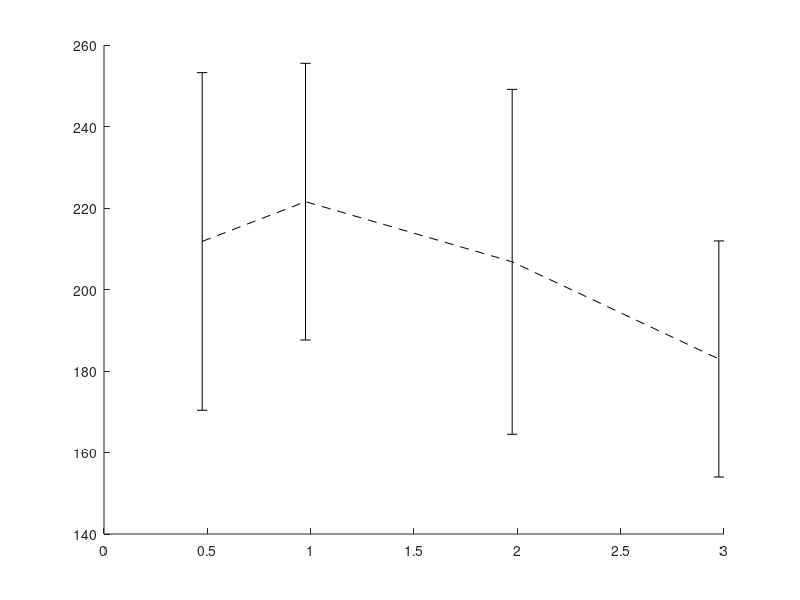

Recreate this plot in MATLAB. (Note: this script raises an error after producing the figure.)
%% Cross-pacing rate translation of the effect of drugs administration
% (ion channel blockers or ISO) observed in rabbit myocytes

close all
clear
clc

%% Perturbation selection
drug_index = 1; % 1 INaL, 2 Ito, 3 Ik1, 4 Ikr, 5 Iks, 6 Ikca, 7 ISO

% List of perturbations:
% 1) INaL inhibition (GS-967 pretreatment) 1 uM
% 2) Ito inhibition (4-AP pretreatment) 5 mM
% 3) IK1 inhibition (PA-6 pretreatment) 200 nM
% 4) IKr inhibition (E-4031 pretreatment) 1 uM
% 5) IKs inhibition (HMR-1556 pretreatment) 1 uM
% 6) IKCa inhibition (Apamin pretreatment) 100 nM
% 7) ISO administration (30 nM)

%% Load and plot experimental data (Hegyi et al. 2021)
disp('Rabbit - Exp data from Hegyi et al. 2021')

color_rabbit_1Hz = [0.65 0.65 0.65];
color_rabbit = [0.85 0.33 0.1];

Freq = [0.5 1 2 3];

% Control
APD50_data = [163.2582754	9.284659681	18;	170.1345514	7.371768043	18;	151.2051578	9.072109889	18;	125.3984221	6.361444887	18];
APD90_data = [211.7963255	9.763974846	18;	221.5581439	8.001801947	18;	206.7929628	9.97623836	18;	182.9544444	6.826626298	18];

APD50_control = APD50_data(:,1); APD50_SEM_control = APD50_data(:,2); APD50_STD_control = APD50_data(:,2).*sqrt(APD50_data(:,3));
APD90_control = APD90_data(:,1); APD90_SEM_control = APD90_data(:,2); APD90_STD_control = APD90_data(:,2).*sqrt(APD90_data(:,3));
n_control = 18;

% INaL inhibition (GS-967 pretreatment)
APD50_data = [118.241086	16.58308567	4;	125.5849715	8.266857887	7;	129.7720005	13.12310024 4;	111.113333	9.221632951	4];
APD90_data = [160.9841887	11.42294522	4;	164.0821719	7.121177946	7;	166.5623997	9.344941888	4;	148.2331996	5.445881986	4];

APD50_inal = APD50_data(:,1); APD50_SEM_inal = APD50_data(:,2); APD50_STD_inal = APD50_data(:,2).*sqrt(APD50_data(:,3));
APD90_inal = APD90_data(:,1); APD90_SEM_inal = APD90_data(:,2); APD90_STD_inal = APD90_data(:,2).*sqrt(APD90_data(:,3));
n_inal = 4;

% Ito inhibition (4-AP pretreatment)
APD50_data = [230.9499463	10.21168587	8;	199.3782857	6.602695984	16;	172.0098667	8.95065952	6;	135.9499338	7.910797747	6];
APD90_data = [275.0768542	10.3110336	8;	247.7622858	6.788192816	16;	215.0495336	9.873405458	6;	178.1584667	8.299868032	6];

APD50_ito = APD50_data(:,1); APD50_SEM_ito = APD50_data(:,2); APD50_STD_ito = APD50_data(:,2).*sqrt(APD50_data(:,3));
APD90_ito = APD90_data(:,1); APD90_SEM_ito = APD90_data(:,2); APD90_STD_ito = APD90_data(:,2).*sqrt(APD90_data(:,3));
n_ito = 6;%8;

% IK1 inhibition (PA-6 pretreatment)
APD50_data = [174.8469471	17.69209532	11;	179.798764	14.34862108	11;	165.6217816	10.95720211	11;	138.369818	8.031444782	11];
APD90_data = [255.3053426	16.57819902	11;	257.21142	12.92680855	11;	231.82782	10.68066117	11;	196.38782	7.70120974	11];

APD50_ik1 = APD50_data(:,1); APD50_SEM_ik1 = APD50_data(:,2); APD50_STD_ik1 = APD50_data(:,2).*sqrt(APD50_data(:,3));
APD90_ik1 = APD90_data(:,1); APD90_SEM_ik1 = APD90_data(:,2); APD90_STD_ik1 = APD90_data(:,2).*sqrt(APD90_data(:,3));
n_ik1 = 10;

% IKr inhibition (E-4031 pretreatment)
APD50_data = [209.8423873	7.839285195	9;	203.49804	6.71191419	10;	180.4156802	6.713989007	10;	141.3352003	6.181357268	10];
APD90_data = [266.8963775	5.839530165	9;	260.10124	3.748317632	10;	236.2891198	5.80666467	10;	193.7738798	3.818453697	10];

APD50_ikr = APD50_data(:,1); APD50_SEM_ikr = APD50_data(:,2); APD50_STD_ikr = APD50_data(:,2).*sqrt(APD50_data(:,3));
APD90_ikr = APD90_data(:,1); APD90_SEM_ikr = APD90_data(:,2); APD90_STD_ikr = APD90_data(:,2).*sqrt(APD90_data(:,3));
n_ikr = 9;

% IKs inhibition (HMR-1556 pretreatment)
APD50_data = [159.2978302	9.786793325	10;	166.27536	9.880192926	10;	163.5300799	5.817173784	10;	142.6277602	5.576759108	10];
APD90_data = [209.76083	10.95215207	10;	215.05304	10.33047524	10;	209.61532	5.703759419	10;	186.0128	5.072987137	10];

APD50_iks = APD50_data(:,1); APD50_SEM_iks = APD50_data(:,2); APD50_STD_iks = APD50_data(:,2).*sqrt(APD50_data(:,3));
APD90_iks = APD90_data(:,1); APD90_SEM_iks = APD90_data(:,2); APD90_STD_iks = APD90_data(:,2).*sqrt(APD90_data(:,3));
n_iks = 10;

% IKCa inhibition (Apamin pretreatment)
APD50_data = [166.7460084	10.3661082	7;	172.6949999	7.216544081	8;	153.7113001	6.619783622	8;	123.0636505	5.622938692	8];
APD90_data = [216.00018	9.745737495	7;	223.2250002	5.832823164	8;	202.3856	4.982563417	8;	170.29495	3.824706403	8];

APD50_ikca = APD50_data(:,1); APD50_SEM_ikca = APD50_data(:,2); APD50_STD_ikca = APD50_data(:,2).*sqrt(APD50_data(:,3));
APD90_ikca = APD90_data(:,1); APD90_SEM_ikca = APD90_data(:,2); APD90_STD_ikca = APD90_data(:,2).*sqrt(APD90_data(:,3));
n_ikca = 7;

% ISO
APD50_data = [146.7841487	10.66501524	6;	150.5785142	6.6650293	7;	137.7037999	5.855803388	10;	115.4536667	3.989066413	6];
APD90_data = [186.43485	8.856615372	6;	188.19817	5.262625723	7;	173.52693	3.916940618	10;	147.9958	2.349790371	6];

APD50_iso = APD50_data(:,1); APD50_SEM_iso = APD50_data(:,2); APD50_STD_iso = APD50_data(:,2).*sqrt(APD50_data(:,3));
APD90_iso = APD90_data(:,1); APD90_SEM_iso = APD90_data(:,2); APD90_STD_iso = APD90_data(:,2).*sqrt(APD90_data(:,3));
n_iso = 6;

shift_ctrl_90 = -0.025;
shift_ctrl_50 = +0.025;
shift_drug_90 = 0;
shift_drug_50 = +0.05;

if drug_index == 1
    disp('Cross-frequency translation of INaL block')
    
    figure,set(gcf,'color','w'),hold on
    errorbar(Freq+shift_ctrl_90,APD90_control,APD90_STD_control,'k--','LineWidth',1)
    errorbar(Freq+shift_ctrl_50,APD50_control,APD50_STD_control,'r--','LineWidth',1)
    errorbar(Freq+shift_drug_90,APD90_inal,APD90_STD_inal,'Color',[0.5 0.5 0.5],'LineWidth',1)
    errorbar(Freq+shift_drug_50,APD50_inal,APD50_STD_inal,'Color',[0.850980392156863 0.329411764705882 0.101960784313725],'LineWidth',1)
    set(gca,'box','off','tickdir','out','fontsize',12)
    xlabel('Frequency (Hz)'),xlim([0.25 3.25])
    ylabel('APD (ms)'),ylim([0 300])
    title('Rabbit - INaL block')
    legend('APD90 ctrl','APD50 ctrl','APD90 drug','APD50 drug')
elseif drug_index == 2
    disp('Cross-frequency translation of Ito block')
    
    figure,set(gcf,'color','w'),hold on
    errorbar(Freq+shift_ctrl_90,APD90_control,APD90_STD_control,'k--','LineWidth',1)
    errorbar(Freq+shift_ctrl_50,APD50_control,APD50_STD_control,'r--','LineWidth',1)
    errorbar(Freq+shift_drug_90,APD90_ito,APD90_STD_ito,'Color',[0.5 0.5 0.5],'LineWidth',1)
    errorbar(Freq+shift_drug_50,APD50_ito,APD50_STD_ito,'Color',[0.850980392156863 0.329411764705882 0.101960784313725],'LineWidth',1)
    set(gca,'box','off','tickdir','out','fontsize',12)
    xlabel('Frequency (Hz)'),xlim([0.25 3.25])
    ylabel('APD (ms)'),ylim([0 350])
    title('Rabbit - Ito block')
    legend('APD90 ctrl','APD50 ctrl','APD90 drug','APD50 drug')
elseif drug_index == 3
    disp('Cross-frequency translation of IK1 block')
    
    figure,set(gcf,'color','w'),hold on
    errorbar(Freq+shift_ctrl_90,APD90_control,APD90_STD_control,'k--','LineWidth',1)
    errorbar(Freq+shift_ctrl_50,APD50_control,APD50_STD_control,'r--','LineWidth',1)
    errorbar(Freq+shift_drug_90,APD90_ik1,APD90_STD_ik1,'Color',[0.5 0.5 0.5],'LineWidth',1)
    errorbar(Freq+shift_drug_50,APD50_ik1,APD50_STD_ik1,'Color',[0.850980392156863 0.329411764705882 0.101960784313725],'LineWidth',1)
    set(gca,'box','off','tickdir','out','fontsize',12)
    xlabel('Frequency (Hz)'),xlim([0.25 3.25])
    ylabel('APD (ms)'),ylim([0 350])
    title('Rabbit - IK1 block')
    legend('APD90 ctrl','APD50 ctrl','APD90 drug','APD50 drug')
elseif drug_index == 4
    disp('Cross-frequency translation of IKr block')
    
    figure,set(gcf,'color','w'),hold on
    errorbar(Freq+shift_ctrl_90,APD90_control,APD90_STD_control,'k--','LineWidth',1)
    errorbar(Freq+shift_ctrl_50,APD50_control,APD50_STD_control,'r--','LineWidth',1)
    errorbar(Freq+shift_drug_90,APD90_ikr,APD90_STD_ikr,'Color',[0.5 0.5 0.5],'LineWidth',1)
    errorbar(Freq+shift_drug_50,APD50_ikr,APD50_STD_ikr,'Color',[0.850980392156863 0.329411764705882 0.101960784313725],'LineWidth',1)
    set(gca,'box','off','tickdir','out','fontsize',12)
    xlabel('Frequency (Hz)'),xlim([0.25 3.25])
    ylabel('APD (ms)'),ylim([0 350])
    title('Rabbit - IKr block')
    legend('APD90 ctrl','APD50 ctrl','APD90 drug','APD50 drug')
elseif drug_index == 5
    disp('Cross-frequency translation of IKs block')
    
    figure,set(gcf,'color','w'),hold on
    errorbar(Freq+shift_ctrl_90,APD90_control,APD90_STD_control,'k--','LineWidth',1)
    errorbar(Freq+shift_ctrl_50,APD50_control,APD50_STD_control,'r--','LineWidth',1)
    errorbar(Freq+shift_drug_90,APD90_iks,APD90_STD_iks,'Color',[0.5 0.5 0.5],'LineWidth',1)
    errorbar(Freq+shift_drug_50,APD50_iks,APD50_STD_iks,'Color',[0.850980392156863 0.329411764705882 0.101960784313725],'LineWidth',1)
    set(gca,'box','off','tickdir','out','fontsize',12)
    xlabel('Frequency (Hz)'),xlim([0.25 3.25])
    ylabel('APD (ms)'),ylim([0 350])
    title('Rabbit - IKs block')
    legend('APD90 ctrl','APD50 ctrl','APD90 drug','APD50 drug')
elseif drug_index == 6
    disp('Cross-frequency translation of IK,Ca block')
    
    figure,set(gcf,'color','w'),hold on
    errorbar(Freq+shift_ctrl_90,APD90_control,APD90_STD_control,'k--','LineWidth',1)
    errorbar(Freq+shift_ctrl_50,APD50_control,APD50_STD_control,'r--','LineWidth',1)
    errorbar(Freq+shift_drug_90,APD90_ikca,APD90_STD_ikca,'Color',[0.5 0.5 0.5],'LineWidth',1)
    errorbar(Freq+shift_drug_50,APD50_ikca,APD50_STD_ikca,'Color',[0.850980392156863 0.329411764705882 0.101960784313725],'LineWidth',1)
    set(gca,'box','off','tickdir','out','fontsize',12)
    xlabel('Frequency (Hz)'),xlim([0.25 3.25])
    ylabel('APD (ms)'),ylim([0 300]) % 300 supplement
    title('Rabbit - IK,Ca block')
    legend('APD90 ctrl','APD50 ctrl','APD90 drug','APD50 drug')
elseif drug_index == 7
    disp('Cross-frequency translation of ISO administration')
    
    figure,set(gcf,'color','w'),hold on
    errorbar(Freq+shift_ctrl_90,APD90_control,APD90_STD_control,'k--','LineWidth',1)
    errorbar(Freq+shift_ctrl_50,APD50_control,APD50_STD_control,'r--','LineWidth',1)
    errorbar(Freq+shift_drug_90,APD90_iso,APD90_STD_iso,'Color',[0.5 0.5 0.5],'LineWidth',1)
    errorbar(Freq+shift_drug_50,APD50_iso,APD50_STD_iso,'Color',[0.850980392156863 0.329411764705882 0.101960784313725],'LineWidth',1)
    set(gca,'box','off','tickdir','out','fontsize',12)
    xlabel('Frequency (Hz)'), xlim([0.25 3.25])
    ylabel('APD (ms)'),ylim([0 300])
    title('Rabbit - ISO')
    legend('APD90 ctrl','APD50 ctrl','APD90 iso','APD50 iso')
end

%% Translation
switch drug_index
    case 1
        APD50_drug = APD50_inal; APD50_SEM_drug = APD50_SEM_inal;
        APD90_drug = APD90_inal; APD90_SEM_drug = APD90_SEM_inal;
        n_drug = n_inal;
    case 2
        APD50_drug = APD50_ito; APD50_SEM_drug = APD50_SEM_ito;
        APD90_drug = APD90_ito; APD90_SEM_drug = APD90_SEM_ito;
        n_drug = n_ito;
    case 3
        APD50_drug = APD50_ik1; APD50_SEM_drug = APD50_SEM_ik1;
        APD90_drug = APD90_ik1; APD90_SEM_drug = APD90_SEM_ik1;
        n_drug = n_ik1;
    case 4
        APD50_drug = APD50_ikr; APD50_SEM_drug = APD50_SEM_ikr;
        APD90_drug = APD90_ikr; APD90_SEM_drug = APD90_SEM_ikr;
        n_drug = n_ikr;
    case 5
        APD50_drug = APD50_iks; APD50_SEM_drug = APD50_SEM_iks;
        APD90_drug = APD90_iks; APD90_SEM_drug = APD90_SEM_iks;
        n_drug = n_iks;
    case 6
        APD50_drug = APD50_ikca; APD50_SEM_drug = APD50_SEM_ikca;
        APD90_drug = APD90_ikca; APD90_SEM_drug = APD90_SEM_ikca;
        n_drug = n_ikca;
    case 7
        APD50_drug = APD50_iso; APD50_SEM_drug = APD50_SEM_iso;
        APD90_drug = APD90_iso; APD90_SEM_drug = APD90_SEM_iso;
        n_drug = n_iso;
end

pos_freq_input = 2; % 1 Hz
pos_freq_output = [1 3 4]; % 0.5, 2, 3 Hz

n_pop_fitting = zeros(1,length(pos_freq_output));
avg_R2_fitting = zeros(1,length(pos_freq_output));
avg_R2_validation = zeros(1,length(pos_freq_output));

for ii = 1:length(pos_freq_output)
    % Load input data
    load outputs_matrix_1500_0p1_300s_rabbit_COMMON % 1 Hz
    all_outputs_rabbit_control = all_outputs;
    
    switch pos_freq_output(ii)
        case 1
            disp('Control-1 to Control-0p5')
            
            load outputs_matrix_1500_0p1_300s_rabbit_COMMON_0p5Hz
            all_outputs_rabbit_control_0p5Hz = all_outputs;
            
            Xblock = all_outputs_rabbit_control;
            Yblock = all_outputs_rabbit_control_0p5Hz;
        case 3
            disp('Control-1 to Control-2')
            
            load outputs_matrix_1500_0p1_300s_rabbit_COMMON_2Hz
            all_outputs_rabbit_control_2Hz = all_outputs;
            
            Xblock = all_outputs_rabbit_control;
            Yblock = all_outputs_rabbit_control_2Hz;
        case 4
            disp('Control-1 to Control-3')
            
            load outputs_matrix_1500_0p1_300s_rabbit_COMMON_3Hz
            all_outputs_rabbit_control_3Hz = all_outputs;
            
            Xblock = all_outputs_rabbit_control;
            Yblock = all_outputs_rabbit_control_3Hz;
    end
    
    % Select outputs
    output_selection = [5 7]; % 2 outputs: APD90, APD50
    
    Xblock = Xblock(:,output_selection);
    Yblock = Yblock(:,output_selection);
    
    output_names = output_names(output_selection);
    output_units = output_units(output_selection);
    
    % N_outputs = length(output_names);
    
    output_names_X = output_names;
    output_units_X = output_units;
    
    N_outputs_X = length(output_names_X);
    
    output_names_Y = output_names;
    output_units_Y = output_units;
    
    % Check basic properties, and define X and Y
    % Exclude cells with outputs = 0
    good_trials = (Xblock(:,1)>0).*(Yblock(:,1)>0);
    good_trials_log = logical(good_trials);
    % Good count: number of good trials
    good_count_total = sum(good_trials_log);
    % Good_outputs: array with parameters from good trials only
    good_outputs_X = Xblock(good_trials_log,:);
    good_outputs_Y = Yblock(good_trials_log,:);
    %X = log(good_outputs_X);
    Y = log(good_outputs_Y);
    
    % % No check
    % good_count = N_trials;
    % X = log(Xblock);
    % Y = log(Yblock);
    
    %[N_trials N_outputs_X] = size(X);
    [N_trials N_outputs_Y] = size(Y);
    
    % Fitting vs Validation Groups
    Nval = 400;
    
    actual_inputs = good_outputs_X(end-Nval+1:end,:);
    actual_outputs = good_outputs_Y(end-Nval+1:end,:);
    
    good_count = good_count_total-Nval;
    X = log(good_outputs_X(1:end-Nval,:));
    Y = log(good_outputs_Y(1:end-Nval,:));
    
    % Plotting options
    color = [0 0 0]; % black
    
    plot_matrix = 0;
    plot_fitting = 0;
    plot_validation = 0;
    
    % Call the PLS routine
    N_fitting = good_count;
    
    % PLS - nipals algorithm (2003)
    [T,P,W,Wstar,U,B,C,Bpls,Bpls_star,Xhat,Yhat,R2x,R2y] = ...
        PLS_nipals(X,Y,rank(X));
    % N_pars, N_outputs, N_trials, good_count
    
    % Goodness of fit - R^2
    % Fraction of the variance in the dependent variable which is explained by the model
    
    % Calculate agreement of values predicted by regression (Yhat = Bpls*X) with original outputs (Y)
    % Assessment on log-transformed values
    SSYT = sum((Y-ones(good_count,1)*mean(Y)).^2);
    SSYR = sum((Yhat-ones(good_count,1)*mean(Y)).^2);
    R2each = SSYR./SSYT;
    avg_R2_fit = mean(R2each);
    
    % Assessment on (normal) values
    R2ord_fit = zeros(1,N_outputs_Y);
    R2adj_fit = zeros(1,N_outputs_Y);
    rmse_fit = zeros(1,N_outputs_Y);
    for i = 1:N_outputs_Y
        mdl = fitlm(exp(Y(:,i)),exp(Yhat(:,i)));
        R2ord_fit(i) = mdl.Rsquared.Ordinary;
        R2adj_fit(i) = mdl.Rsquared.Adjusted;
        rmse_fit(i) = mdl.RMSE;
    end
    R2ord_fit;
    R2adj_fit;
    
    R2_fit = R2adj_fit; % Values plotted in figures
    avg_R2calc_fit = mean(R2_fit);
    
    % Residual Standard Deviation
    % Standard deviation for a normal distribution, centered on the predicted regression line,
    % representing the distribution of actually observed values
    oSD = zeros(1,N_outputs_Y);
    rSD = zeros(1,N_outputs_Y);
    for i = 1:N_outputs_Y
        oSD(i) = std(exp(Y(:,i)));
        rSD(i) = sqrt(sum((exp(Yhat(:,i)) - exp(Y(:,i)) ).^2) / (good_count-2));
    end
    
    % Plot regression coefficients
    if plot_matrix == 1
        figure; set(gcf,'color','w')
        imagesc(Bpls'); colormap jet;
        set(gca,'box','off','tickdir','out','fontsize',14)
        set(gca,'YDir','normal')
        title('Regression coefficients');
        xlabel('Outputs 1');
        ylabel('Outputs 2');
        set(gca,'XTick',(1:N_outputs_X))
        set(gca,'XTickLabel',output_names_X)
        set(gca,'YTickLabel',output_names_Y)
        set(gca,'YTick',(1:N_outputs_Y))
        rotateXLabels(gca(), 90)
        colorbar
    end
    
    % Scatter plot
    N_figures = ceil(N_outputs_Y/10);
    
    if plot_fitting == 1
        dex1 = 1;
        for figdex = 1:N_figures
            figure
            set(gcf,'color','w','Position',[50,100,1500,750])
            for i = 1:10
                if dex1 <= N_outputs_Y
                    subplot(2,5,i),hold on
                    % Plot data points
                    factor = 1;
                    if (output_index == 1) && (i == 6 || i == 7), factor = 1e6; end
                    if (output_index == 2) && (i == 3 || i == 4), factor = 1e6; end
                    plot(factor*exp(Y(:,dex1)),factor*exp(Yhat(:,dex1)),'Marker','o','LineStyle','none','Color',color)
                    xlabel(['Actual ',output_names_Y{dex1}])
                    ylabel(['Predicted ',output_names_Y{dex1}])
                    title(['R^2 = ',num2str(R2_fit(dex1),4)])
                    set(gca,'box','off','tickdir','out','fontsize',12)
                    % Plot identity line
                    ylim_ind = get(gca,'ylim') ;
                    xlim_ind = get(gca,'xlim') ;
                    minpoint = min([ylim_ind(1),xlim_ind(1)]);
                    maxpoint = max([ylim_ind(2),xlim_ind(2)]);
                    plot([minpoint, maxpoint],[minpoint,maxpoint],'--k')
                    xlim([minpoint, maxpoint])
                    ylim([minpoint, maxpoint])
                    dex1 = dex1+1;
                end
            end
        end
    end
    
    % Validation
    N_validation = Nval;
    
    predicted_outputs = actual_outputs*0;
    for i = 1:Nval
        cell_index = i;
        inputs = actual_inputs(cell_index,:);
        x = log(inputs);
        xz = (x-mean(X))./std(X);
        
        yz = xz*Bpls;
        %    yz = xz;
        y = yz.*std(Y)+mean(Y);
        predicted_outputs(i,:) = exp(y);
    end
    
    R2ord = zeros(1,N_outputs_Y);
    R2adj = zeros(1,N_outputs_Y);
    rmse_val = zeros(1,N_outputs_Y);
    for i = 1:N_outputs_Y
        mdl = fitlm(actual_outputs(:,i),predicted_outputs(:,i));
        R2ord(i) = mdl.Rsquared.Ordinary;
        R2adj(i) = mdl.Rsquared.Adjusted;
        rmse_val(i) = mdl.RMSE;
    end
    R2ord;
    R2adj;
    R2 = R2adj;
    avg_R2_val = mean(R2);
    
    % Residual Standard Deviation
    % Standard deviation for a normal distribution, centered on the predicted regression line,
    % representing the distribution of actually observed values
    oSD_val = zeros(1,N_outputs_Y);
    rSD_val = zeros(1,N_outputs_Y);
    for i = 1:N_outputs_Y
        oSD_val(i) = std(actual_outputs(:,i));
        rSD_val(i) = sqrt(sum((predicted_outputs(:,i) - actual_outputs(:,i) ).^2) / (N_validation-2));
    end
    
    %plot_validation = 1;
    if plot_validation == 1
        dex1 = 1;
        for figdex = 1:N_figures
            figure
            set(gcf,'color','w','Position',[50,100,1500,750])
            for i = 1:10
                if dex1 <= N_outputs_Y
                    subplot(2,5,i),hold on
                    % Plot data points
                    factor = 1;
                    if (output_index == 1) && (i == 6 || i == 7), factor = 1e6; end
                    if (output_index == 2) && (i == 3 || i == 4), factor = 1e6; end
                    plot(factor*actual_outputs(:,dex1),factor*predicted_outputs(:,dex1),'Marker','o','LineStyle','none')%,'Color',color)
                    xlabel(['Actual ',output_names_Y{dex1}])
                    ylabel(['Predicted ',output_names_Y{dex1}])
                    title(['R^2 = ',num2str(R2(dex1),4)])
                    set(gca,'box','off','tickdir','out','fontsize',14)
                    % Plot identity line
                    ylim_ind = get(gca,'ylim') ;
                    xlim_ind = get(gca,'xlim') ;
                    minpoint = min([ylim_ind(1),xlim_ind(1)]);
                    maxpoint = max([ylim_ind(2),xlim_ind(2)]);
                    plot([minpoint, maxpoint],[minpoint,maxpoint],'--k')
                    xlim([minpoint, maxpoint])
                    ylim([minpoint, maxpoint])
                    dex1 = dex1+1;
                end
            end
        end
    end
    
    n_pop_fitting(ii) = N_fitting;
    avg_R2_fitting(ii) = avg_R2_fit;
    avg_R2_validation(ii) = avg_R2_val;
    
    % Control
    rabbit_control = [APD90_control(pos_freq_input) APD50_control(pos_freq_input)]; % control rabbit 1 Hz
    rabbit_control_sem = [APD90_SEM_control(pos_freq_input) APD50_SEM_control(pos_freq_input)];
    rabbit_control_std = rabbit_control_sem*sqrt(n_control);
    rabbit_control_xHz = [APD90_control(pos_freq_output(ii)) APD50_control(pos_freq_output(ii))]; % control rabbit 0.5, 2, 3 Hz
    rabbit_control_xHz_sem = [APD90_SEM_control(pos_freq_output(ii)) APD50_SEM_control(pos_freq_output(ii))];
    rabbit_control_xHz_std = rabbit_control_xHz_sem*sqrt(n_control);
    % Drug
    rabbit_drug = [APD90_drug(pos_freq_input) APD50_drug(pos_freq_input)]; % drug rabbit 1 Hz
    rabbit_drug_sem = [APD90_SEM_drug(pos_freq_input) APD50_SEM_drug(pos_freq_input)];
    rabbit_drug_std = rabbit_drug_sem*sqrt(n_drug);
    rabbit_drug_xHz = [APD90_drug(pos_freq_output(ii)) APD50_drug(pos_freq_output(ii))]; % drug rabbit 0.5, 2, 3 Hz
    rabbit_drug_xHz_sem = [APD90_SEM_drug(pos_freq_output(ii)) APD50_SEM_drug(pos_freq_output(ii))];
    rabbit_drug_xHz_std = rabbit_drug_xHz_sem*sqrt(n_drug);
    
    % Ratio (drug/drug-free)
    ratio_rabbit_std = (rabbit_drug./rabbit_control).*sqrt((rabbit_drug_std./rabbit_drug).^2+(rabbit_control_std./rabbit_control).^2);
    ratio_rabbit_xHz_std = (rabbit_drug_xHz./rabbit_control_xHz).*sqrt((rabbit_drug_xHz_std./rabbit_drug_xHz).^2+(rabbit_control_xHz_std./rabbit_control_xHz).^2);
    ratio_rabbit_sem = ratio_rabbit_std./sqrt(n_drug);
    ratio_rabbit_xHz_sem = ratio_rabbit_xHz_std./sqrt(n_drug);
    
    % Simulated data (control)
    rabbit_sim = mean(good_outputs_X);
    rabbit_sim_std = std(good_outputs_X);
    rabbit_xHz_sim = mean(good_outputs_Y);
    rabbt_xHz_sim_std = std(good_outputs_Y);
    
    % Predicition (with normalized drug-effect)
    actual_outputs = rabbit_drug_xHz./rabbit_control_xHz.*(mean(good_outputs_Y));
    actual_inputs = rabbit_drug./rabbit_control.*(mean(good_outputs_X));
    rabbit_drug_xHz_std_scaled = ratio_rabbit_xHz_std.*(mean(good_outputs_Y));
    rabbit_drug_std_scaled = ratio_rabbit_std.*(mean(good_outputs_X));
    rabbit_drug_sem_scaled = rabbit_drug_xHz_std_scaled./sqrt(n_drug);
    rabbit_drug_xHz_sem_scaled = rabbit_drug_std_scaled./sqrt(n_drug);
    
    inputs = actual_inputs;
    x = log(inputs);
    xz = (x-mean(X))./std(X);
    
    yz = xz*Bpls;
    y = yz.*std(Y)+mean(Y);
    predicted_outputs = exp(y);
    
    figure(100),set(gcf,'color','w'),hold on
    subplot(1,3,ii), hold on
    b = bar([actual_inputs;predicted_outputs;actual_outputs]','FaceColor',[1 1 1]);
    set(b(1),'FaceColor',color_rabbit_1Hz); set(b(3),'FaceColor',color_rabbit);
    errorbar([1-0.22 2-0.22; 1 2; 1+0.22 2+0.22]',[actual_inputs;predicted_outputs;actual_outputs]',[rabbit_drug_std_scaled; 0 0 ;rabbit_drug_xHz_std_scaled]','k.')
    set(gca,'box','off','tickdir','out','fontsize',14)
    %legend('Rabbit 1-Hz','1-to-x Hz','Rabbit x-Hz')
    set(gca, 'XTick', 1:1:2, 'XTickLabel', {'APD90','APD50'});
end

figure(100)
subplot(1,3,1),title('0.5 Hz')
ylabel('"Scaled" APD values after drug (ms)')
subplot(1,3,2),title('2 Hz')
subplot(1,3,3),title('3 Hz')
legend('1-Hz data','Predicted','Actual')
